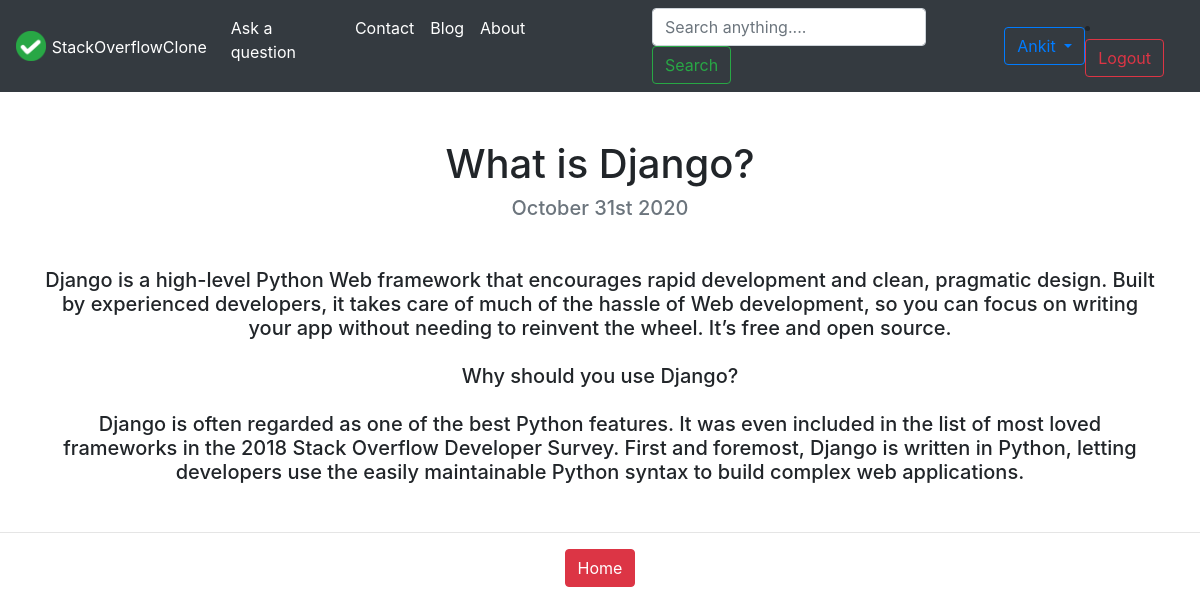
The page /blog/15/ (signed in) on the database its author committed.
### blog/models.py (models this page shows, shortened)
class Blog(models.Model):
    title = models.CharField(max_length=200)
    description = models.TextField()
    date = models.DateField()

### blog/views.py (the view)
# urls.py: path('<int:blog_id>/', views.detail, name='detail'),
def detail(request, blog_id):
    blog = get_object_or_404(Blog, pk=blog_id)
    return render(request, 'blog/detail.html',{'blog':blog})

### blog/templates/blog/detail.html (shortened to what this page needs)
{% extends 'StackoverflowClone/base.html' %}
{% load static %}
{% block content %}
<h1 class="text-center mt-5" id="blogdetailtitle">{{ blog.title }}</h1>
<h5 class="text-center text-muted mb-5">{{ blog.date|date:'F jS Y' }}</h5>
<div class="container text-center">
    <h5>{{ blog.description|safe }}</h5>
</div>
<hr>
<div class="container text-center"><a class="btn btn-danger" href="{% url 'homepage' %}">Home</a>
</div>
{% endblock %}

### StackoverflowClone/templates/StackoverflowClone/base.html (shortened to what this page needs)
{% load static %}
<!doctype html>
 <html lang="en">
<head>
  <link rel="stylesheet" href="https://maxcdn.bootstrapcdn.com/bootstrap/4.5.2/css/bootstrap.min.css">
</head>
{% if user.is_authenticated %}
<body>
  <nav class="navbar navbar-expand-lg navbar-dark bg-dark">
    <a class="navbar-brand" href="{% url 'homepage' %}">
      <img src="{% static 'StackoverflowClone/logo.png' %}" width="30" height="30" class="d-inline-block align-top">
     <span><small>StackOverflowClone</small></span>
 </a>
    <div class="collapse navbar-collapse" id="navbarSupportedContent">
      <ul class="navbar-nav mr-auto">
        <li class="nav-item active">
          <a class="nav-link" href="#">Ask a question<span class="sr-only">(current)</span></a>
        </li>
        <li class="nav-item">
        <li class="nav-item active">
          <a class="nav-link" href="{% url 'contact' %}">Contact</a>
        </li>
        <li class="nav-item">
          <li class="nav-item active">
            <a class="nav-link" href="{% url 'blog:blog' %}">Blog</a>
          </li>
          <li class="nav-item">
            <li class="nav-item active">
              <a class="nav-link" href="{% url 'about' %}">About</a>
            </li>
        <form method="GET" action="/search" class="form-inline my-2 my-lg-0">
          <li class="nav-item active">
            <input class="form-control mr-sm-1" type="search" placeholder="Search anything...." aria-label="Search" name="query" id="query" >
            <button class="btn btn-outline-success my-2 my-sm-0" type="submit">Search</button>
        </form>
      </ul><div class="dropdown">
        <button class="btn btn-outline-primary dropdown-toggle" type="button" id="dropdownMenuMenu" data-toggle="dropdown"
          aria-haspopup="true" aria-expanded="false">
          {{ user.username }}
        </button>
      </div>
      <form action="{% url 'account_logout' %}" class="form-inline my-2 my-lg-0">
        <li class="nav-item active">
          <button class="btn btn-outline-danger my-2 my-sm-0 form-control" type="submit">Logout</button>
      </form>
    </div>
  </nav>
  {% endif %}
</body>
</html>
{% block content %}{% endblock content %}

### StackoverflowClone/templates/StackoverflowClone/base.html (style rules this page uses)
hr { border-width: 1px; }

### rows shown on the page
Blog: title "What is Django?", date "October 31st 2020", description "Django is a high-level Python Web framework that encourages rapid development and clean, pragmatic design. Built by experienced developers, it takes care of much of the hassle of Web development, so you can focus on writing your app without needing to reinvent the wheel. It’s free and open source. Why should you use Django? Django is often regarded as one of the best Python features. It was even included in the list of most loved frameworks in the 2018 Stack Overflow Developer Survey. First and foremost, Django is written in Python, letting developers use the easily maintainable Python syntax to build complex web applications."

### other values the page prints
{{ user.username }} "Ankit"
